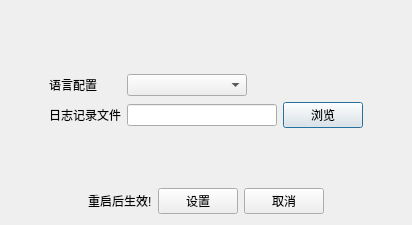
<?xml version="1.0" encoding="UTF-8"?>
<ui version="4.0">
 <class>SoftConfigDlg</class>
 <widget class="QDialog" name="SoftConfigDlg">
  <property name="geometry">
   <rect>
    <x>0</x>
    <y>0</y>
    <width>412</width>
    <height>225</height>
   </rect>
  </property>
  <property name="windowTitle">
   <string>Dialog</string>
  </property>
  <layout class="QGridLayout" name="gridLayout_2">
   <item row="0" column="0">
    <spacer name="verticalSpacer">
     <property name="orientation">
      <enum>Qt::Vertical</enum>
     </property>
     <property name="sizeHint" stdset="0">
      <size>
       <width>20</width>
       <height>78</height>
      </size>
     </property>
    </spacer>
   </item>
   <item row="1" column="0" colspan="2">
    <layout class="QHBoxLayout" name="horizontalLayout_7">
     <item>
      <spacer name="horizontalSpacer_2">
       <property name="orientation">
        <enum>Qt::Horizontal</enum>
       </property>
       <property name="sizeHint" stdset="0">
        <size>
         <width>79</width>
         <height>20</height>
        </size>
       </property>
      </spacer>
     </item>
     <item>
      <layout class="QGridLayout" name="gridLayout">
       <item row="0" column="0">
        <widget class="QLabel" name="label">
         <property name="text">
          <string>语言配置</string>
         </property>
        </widget>
       </item>
       <item row="1" column="1">
        <layout class="QHBoxLayout" name="horizontalLayout_4">
         <item>
          <widget class="QLineEdit" name="lineEdit">
           <property name="minimumSize">
            <size>
             <width>150</width>
             <height>0</height>
            </size>
           </property>
          </widget>
         </item>
         <item>
          <widget class="QPushButton" name="pushButton_3">
           <property name="text">
            <string>浏览</string>
           </property>
          </widget>
         </item>
        </layout>
       </item>
       <item row="1" column="0">
        <widget class="QLabel" name="label_2">
         <property name="text">
          <string>日志记录文件</string>
         </property>
        </widget>
       </item>
       <item row="0" column="1">
        <layout class="QHBoxLayout" name="horizontalLayout_3">
         <item>
          <widget class="QComboBox" name="comboBox">
           <property name="minimumSize">
            <size>
             <width>120</width>
             <height>0</height>
            </size>
           </property>
          </widget>
         </item>
         <item>
          <spacer name="horizontalSpacer_8">
           <property name="orientation">
            <enum>Qt::Horizontal</enum>
           </property>
           <property name="sizeHint" stdset="0">
            <size>
             <width>40</width>
             <height>20</height>
            </size>
           </property>
          </spacer>
         </item>
        </layout>
       </item>
      </layout>
     </item>
     <item>
      <spacer name="horizontalSpacer_3">
       <property name="orientation">
        <enum>Qt::Horizontal</enum>
       </property>
       <property name="sizeHint" stdset="0">
        <size>
         <width>79</width>
         <height>20</height>
        </size>
       </property>
      </spacer>
     </item>
    </layout>
   </item>
   <item row="2" column="1">
    <spacer name="verticalSpacer_2">
     <property name="orientation">
      <enum>Qt::Vertical</enum>
     </property>
     <property name="sizeHint" stdset="0">
      <size>
       <width>20</width>
       <height>68</height>
      </size>
     </property>
    </spacer>
   </item>
   <item row="3" column="0" colspan="2">
    <layout class="QHBoxLayout" name="horizontalLayout_9">
     <item>
      <spacer name="horizontalSpacer_5">
       <property name="orientation">
        <enum>Qt::Horizontal</enum>
       </property>
       <property name="sizeHint" stdset="0">
        <size>
         <width>40</width>
         <height>20</height>
        </size>
       </property>
      </spacer>
     </item>
     <item>
      <layout class="QHBoxLayout" name="horizontalLayout_8">
       <item>
        <layout class="QHBoxLayout" name="horizontalLayout">
         <item>
          <spacer name="horizontalSpacer">
           <property name="orientation">
            <enum>Qt::Horizontal</enum>
           </property>
           <property name="sizeHint" stdset="0">
            <size>
             <width>40</width>
             <height>20</height>
            </size>
           </property>
          </spacer>
         </item>
         <item>
          <widget class="QLabel" name="label_4">
           <property name="text">
            <string>重启后生效!</string>
           </property>
          </widget>
         </item>
        </layout>
       </item>
       <item>
        <layout class="QHBoxLayout" name="horizontalLayout_6">
         <item>
          <layout class="QHBoxLayout" name="horizontalLayout_5">
           <item>
            <widget class="QPushButton" name="pushButton">
             <property name="text">
              <string>设置</string>
             </property>
            </widget>
           </item>
           <item>
            <widget class="QPushButton" name="pushButton_2">
             <property name="text">
              <string>取消</string>
             </property>
            </widget>
           </item>
          </layout>
         </item>
         <item>
          <spacer name="horizontalSpacer_7">
           <property name="orientation">
            <enum>Qt::Horizontal</enum>
           </property>
           <property name="sizeHint" stdset="0">
            <size>
             <width>40</width>
             <height>20</height>
            </size>
           </property>
          </spacer>
         </item>
        </layout>
       </item>
      </layout>
     </item>
     <item>
      <spacer name="horizontalSpacer_9">
       <property name="orientation">
        <enum>Qt::Horizontal</enum>
       </property>
       <property name="sizeHint" stdset="0">
        <size>
         <width>40</width>
         <height>20</height>
        </size>
       </property>
      </spacer>
     </item>
    </layout>
   </item>
  </layout>
 </widget>
 <resources/>
 <connections/>
</ui>
